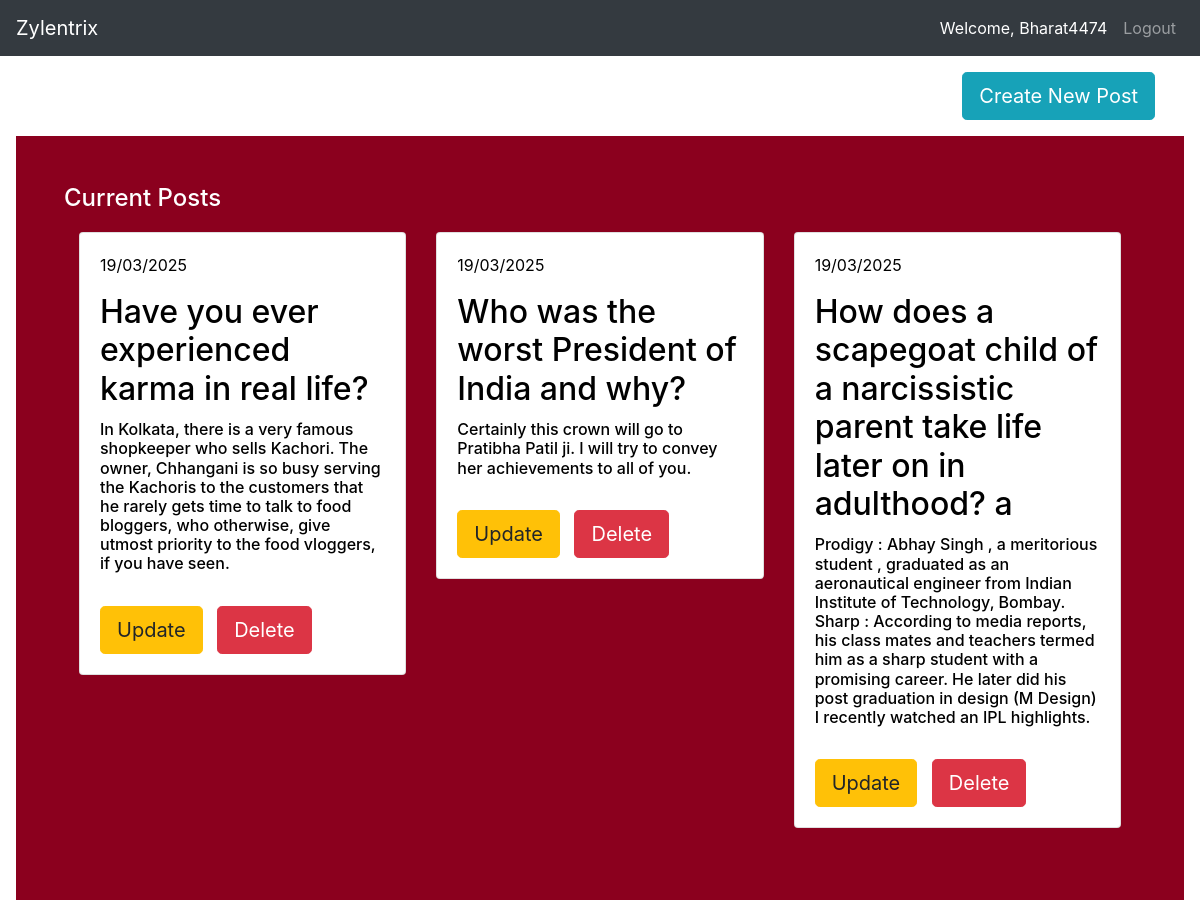
The page /event-page (signed in) on the database its author committed.
### App/models.py (models this page shows, shortened)
class User(db.Model, UserMixin):
    id = db.Column(db.Integer(), primary_key=True, autoincrement = True)
    username = db.Column(db.String(length=30), nullable=False, unique=True)
    full_name = db.Column(db.String(length=50), nullable=False)
    email_address = db.Column(db.String(length=50), nullable=False, unique=True)
    job_title = db.Column(db.String(length=100), nullable=False)
    hash_password = db.Column(db.String(length=60), nullable=False)
    created_at = db.Column(db.DateTime(), default=datetime.utcnow().replace(tzinfo=pytz.UTC).astimezone(pytz.timezone('Asia/Kolkata')), nullable=False)
    last_login = db.Column(db.DateTime(), default=datetime.utcnow().replace(tzinfo=pytz.UTC).astimezone(pytz.timezone('Asia/Kolkata')), nullable=True)
    verification_token=db.Column(db.String(32), unique=True)
    is_verified = db.Column(db.Boolean, default=False)
    @property
    def password(self):
        raise AttributeError("Password is not readable!")

class Post(db.Model):
    id = db.Column(db.Integer(), primary_key=True, autoincrement = True)
    post_title = db.Column(db.String(length=200), nullable=False)
    post_description = db.Column(db.String(length=2000),nullable=False)
    created_at = db.Column(db.DateTime(), default=datetime.utcnow().replace(tzinfo=pytz.UTC).astimezone(pytz.timezone('Asia/Kolkata')), nullable=False)
    updated_at = db.Column(db.DateTime(), default=datetime.utcnow().replace(tzinfo=pytz.UTC).astimezone(pytz.timezone('Asia/Kolkata')), nullable=False)

### App/routes.py (the view)
@app.route("/event-page")                   #route for redirecting the authenticated users to the main event page.
def event_page():
    current_posts = Post.query.all()
    return render_template('event_page.html', current_posts=current_posts)

### App/models.py (called while the page is built)
@login_manager.user_loader
def load_user(user_id):
    return User.query.get(int(user_id))     #Fetch user by id

### App/templates/event_page.html (shortened to what this page needs)
{% extends 'base.html' %}
{% block content %}
<body>
     <div class="container mt-3">
        <div class="d-flex justify-content-end">
            <a href="{{ url_for('create_post') }}" class="btn btn-lg btn-info">Create New Post</a>
        </div>
    </div>
    <div class="position-relative overflow-hidden p-5 m-md-3 row" style="background-color:rgb(139, 0, 30); color:white">
        <h4 class="text-left text-decoration-underline">Current Posts</h4>
        <br><br>
        <div class="container-fluid">
            <div class="row gx-0">
                {% if current_posts %}
                    {% for post in current_posts %}
                        <div class="col-md-4 mb-4">
                            <div class="card text-left"  style="color:black; width:100%;">
                                <div class="card-body">
                                    <p class="card-text">{{ post.created_at.strftime('%d/%m/%Y') }}</p>
                                    <h2 class="card-title">{{ post.post_title }}</h2>
                                    <h6 class="card-text">{{ post.post_description }}</h6>
                                    <br>
                                    <a href="{{ url_for('update_post', post_id=post.id) }}" class="btn btn-warning btn-lg animated-button btn-spacing">Update</a>
                                    <form action="{{ url_for('delete_post', post_id=post.id) }}" method="POST" style="display:inline;">
                                        <button type="submit" class="btn btn-danger btn-lg animated-button btn-spacing"
                                            onclick="return confirm('Are you sure you want to delete this post?');">
                                            Delete
                                        </button>
                                    </form>
                                </div>
                            </div>
                        </div>
                    {% endfor %}
                {% else %}
                    <p>There is no posts avaialable right now.</p>
                {% endif %}
            </div>
        </div>
    </div>
</body>
{% endblock %}

### App/templates/base.html (shortened to what this page needs)
<!doctype html>
<html lang="en">
  <head>
    <link rel="stylesheet" href="https://cdn.jsdelivr.net/npm/bootstrap@4.4.1/dist/css/bootstrap.min.css">
  </head>
  <body>
   <nav class="navbar navbar-expand-md navbar-dark bg-dark">
    <a class="navbar-brand" href="#">Zylentrix</a>
    <div class="collapse navbar-collapse" id="navabrNav">
        {% if current_user.is_authenticated %}
            <ul class="navbar-nav">
                <li class="nav-item">
                    <a class="nav-link text-white">Welcome, {{ current_user.username}}</a>
                </li>
                <li class="nav-item">
                    <a class="nav-link highlighted" href="{{ url_for('logout_page') }}">Logout</a>
                </li>
            </ul>
        {% endif %}
    </div>
   </nav>
    {% block content %}
    {% endblock %}
  </body>
</html>

### App/templates/event_page.html (style rules this page uses)
.btn-spacing { margin-right: 10px; }

### rows shown on the page
User: username "Bharat4474"
Post: created_at "19/03/2025", post_title "Have you ever experienced karma in real life?", post_description "In Kolkata, there is a very famous shopkeeper who sells Kachori. The owner, Chhangani is so busy serving the Kachoris to the customers that he rarely gets time to talk to food bloggers, who otherwise, give utmost priority to the food vloggers, if you have seen."
Post: created_at "19/03/2025", post_title "Who was the worst President of India and why?", post_description "Certainly this crown will go to Pratibha Patil ji. I will try to convey her achievements to all of you."
Post: created_at "19/03/2025", post_title "How does a scapegoat child of a narcissistic parent take life later on in adulthood? a", post_description "Prodigy : Abhay Singh , a meritorious student , graduated as an aeronautical engineer from Indian Institute of Technology, Bombay. Sharp : According to media reports, his class mates and teachers termed him as a sharp student with a promising career. He later did his post graduation in design (M Design) I recently watched an IPL highlights."
